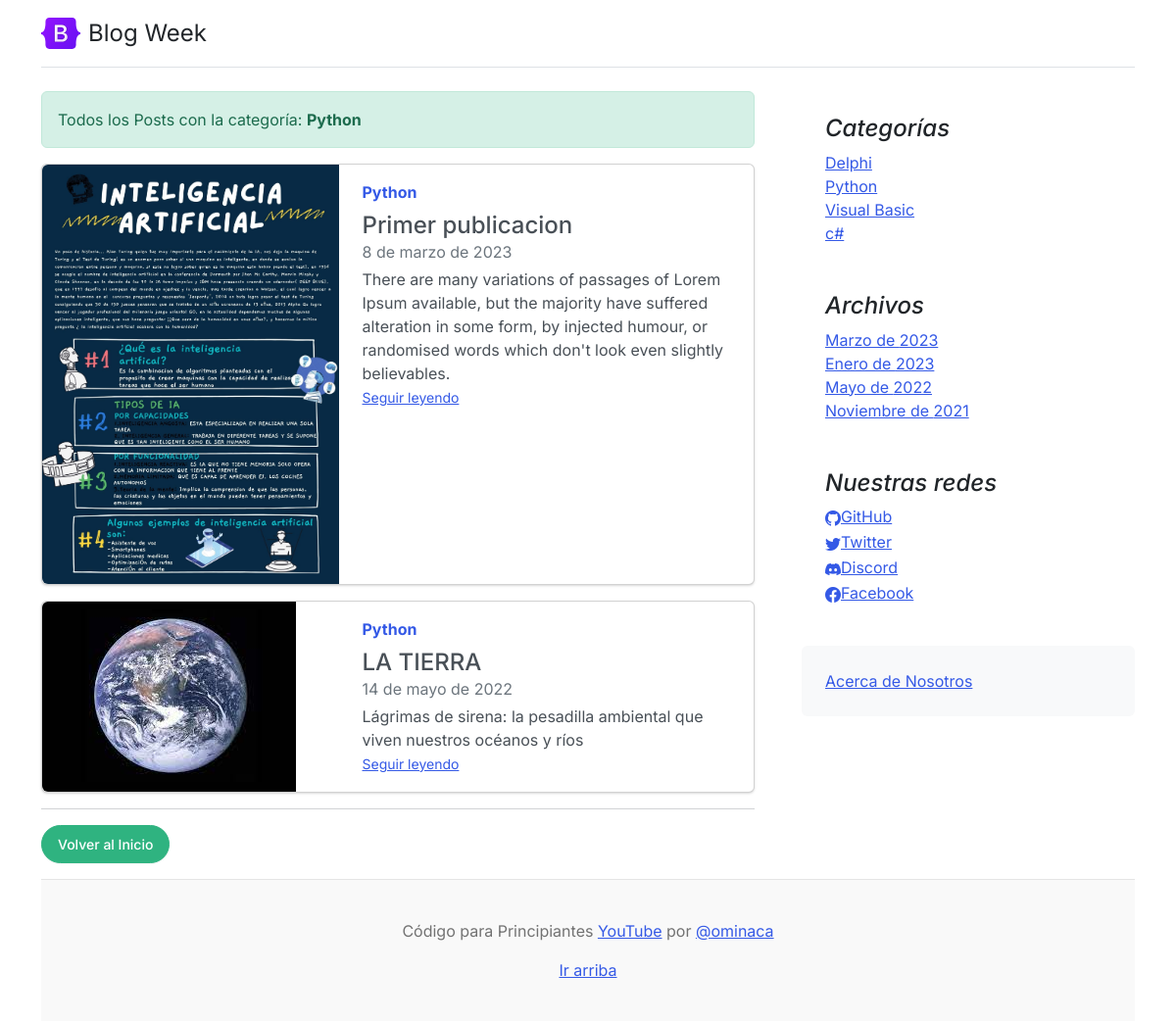
/category/?cat=1, run on the app's committed database.
### core/models.py (models this page shows, shortened)
class Post(models.Model):
    title= models.CharField(max_length=250, verbose_name='Titulo')
    excerpt= models.TextField(verbose_name='Bajada')
    content = RichTextField(verbose_name='Contenido')
    image=models.ImageField(upload_to='posts', null=True, blank=True, verbose_name='Imagen')
    published = models.BooleanField(default=False, verbose_name='Publicado')
    category=models.ForeignKey(Category, on_delete= models.CASCADE, related_name='get_posts', verbose_name='Categoria')
    author=models.ForeignKey(User,on_delete= models.CASCADE, related_name='get_posts', verbose_name='Autor')
    tags= models.ManyToManyField(Tag, verbose_name='Etiquetas')
    created = models.DateField(auto_now_add=True, verbose_name='Fecha de creacion')
    updated = models.DateField(auto_now=True, verbose_name='Fecha de modificacion')
    class Meta:
        verbose_name='Publicacion'
        verbose_name_plural='Publicaciones'
        ordering=['-created']

class Category(models.Model):
    name = models.CharField(max_length=200, unique=True, verbose_name='Nombre')
    active = models.BooleanField(default=True, verbose_name='Activo')
    created = models.DateField(auto_now_add=True, verbose_name='Fecha de creacion')
    updated = models.DateField(auto_now=True, verbose_name='Fecha de modificacion')
    class Meta:
        verbose_name='Categoria'
        verbose_name_plural='Categorias'
        ordering=['name']
    def __str__(self):
        return self.name

class Link(models.Model):
    Key =models.CharField(max_length=100, verbose_name='Key Link')
    name= models.CharField(max_length=120, verbose_name='Red Social')
    url= models.URLField(max_length=350, blank=True, null= True, verbose_name= 'Enlace')
    icon= models.CharField(max_length=100,blank=True, null= True,  verbose_name='Icono')
    created = models.DateField(auto_now_add=True, verbose_name='Fecha de creacion')
    updated = models.DateField(auto_now=True, verbose_name='Fecha de modificacion')
    class Meta:
        verbose_name='Red Social'
        verbose_name_plural='Redes Sociales'
        ordering=['name']

### core/views.py (the view)
# urls.py: path('category/', CategoryListView.as_view(), name='category'),
class CategoryListView(ListView):
    model = Category
    template_name = 'core/category.html'
    def get_queryset(self):
        category_id= self.request.GET['cat']
        if category_id:
            return Post.objects.filter(category=category_id, published=True)
        return super().get_queryset()
    def get_context_data(self,**kwargs):
        context= super(CategoryListView, self).get_context_data(**kwargs)
        context['category']= Category.objects.get(id=self.request.GET['cat'])
        return context

### core/processors.py (called while the page is built)
def ctx_dic_about(request):
    ctx_about={}
    ctx_about['ABOUT']= About.objects.latest('created')
    return ctx_about

def ctx_dic_category(request):
    ctx_category ={}
    ctx_category['categories'] = Category.objects.filter(active=True)
    return ctx_category

def ctx_dic_history(request):
    ctx_history={}
    ctx_history['dates']= Post.objects.dates('created','month', order='DESC').distinct()
    return ctx_history

def ctx_dic_link(request):
    ctx_link={}
    links = Link.objects.all()
    for link in links:
        ctx_link[link.Key] = {'url': link.url,'icon':link.icon}
    return ctx_link

### core/templates/core/category.html
{% extends 'core/base.html'%}
{% load static %}
{% block TodosPost%}
{% for post in post_list %}
   {% if forloop.first %}
   <div class="alert alert-success" role="alert">
     Todos los Posts con la categoría: <strong>{{ category.name }}</strong>
   </div>
   {% endif %}
   <div class="card mb-3">
       <div class="row g-0">
         <div class="col-md-5">
           <img src={{post.image.url}} class="img-fluid rounded-start" alt="...">
         </div>
         <div class="col-md-7">
           <div class="card-body">
             <strong class="d-inline-block mb-2 text-primary">{{post.category}}</strong>
             <h4 class="mb-0">{{post.title}}</h4>
             <div class="mb-1 text-muted">{{ post.created}}</div>
             <p class="card-text mb-auto">{{post.excerpt}}</p>
             <p class="card-text"><small class="text-muted"><a href={% url 'post' post.id %} class="stretched-link">Seguir leyendo</a></small></p>
           </div>
         </div>
       </div>
   </div>
   {% empty %}
   <div class="alert alert-danger" role="alert">
     <strong>No existen Posts con la categoria: {{ category.name }}</strong>
</div>
{% endfor%}
<hr>
{% if request.path != '/' %}
  <div class="my-3">
    <a class="btn btn-success rounded-pill" href={% url 'home' %}>Volver al Inicio</a>
  </div>
{% endif %}
{%endblock%}

### core/templates/core/base.html (shortened to what this page needs)
<!doctype html>
<html lang="es">
<head>
    <link rel="stylesheet" href="https://cdn.jsdelivr.net/npm/bootstrap-icons@1.10.3/font/bootstrap-icons.css">
    {% load static %}
    <link href={% static 'core/css/bootstrap.min.css'%} rel="stylesheet">
    <link href={% static 'core/css/blog.css'%} rel="stylesheet">
</head>
<body>
  <div class="container">
    <header class="d-flex flex-wrap justify-content-center py-3 mb-4 border-bottom">
      <a href="index.html" class="d-flex align-items-center mb-3 mb-md-0 me-md-auto text-dark text-decoration-none">
        <img class="bi me-2" width="40" height="32" src={% static 'core/img/bootstrap-logo.svg'%}>
        <span class="fs-4">Blog Week</span>
      </a>
    </header>
    <main class="mt-2">
      <section class="row g-5">
        <div class="col-md-8">
            {% block TodosPost%} {% endblock %}
        </div>
        <aside class="col-md-4">
          <div class="position-sticky" style="top: 2rem;">
            <div class="p-4">
              <h4 class="fst-italic">Categorías</h4>
              <ol class="list-unstyled mb-0">
                {%for item in categories %}
                <li><a href={% url 'category' %}?cat={{ item.id }}> {{ item.name}}</a></li>
                {% endfor %}
              </ol>
            </div>
            <div class="p-4">
              <h4 class="fst-italic">Archivos</h4>
              <ol class="list-unstyled mb-0">
                {% for item in dates %}
                <li>
                  {% if item.month == 1 %}<a href={% url 'dates' item.month item.year %}>Enero de {{ item.year }}</a>{% endif %}
                  {% if item.month == 3 %}<a href={% url 'dates' item.month item.year %}>Marzo de {{ item.year }}</a>{% endif %}
                  {% if item.month == 5 %}<a href={% url 'dates' item.month item.year %}>Mayo de {{ item.year }}</a>{% endif %}
                  {% if item.month == 11 %}<a href={% url 'dates' item.month item.year %}>Noviembre de {{ item.year }}</a>{% endif %}
                </li>
                {% endfor %}
              </ol>
            </div>
            <div class="p-4">
              <h4 class="fst-italic">Nuestras redes</h4>
              <ol class="list-unstyled">
                {% if LINK_GITHUB.url %}
                <li><a href={{ LINK_GITHUB.url}}><i class ="{{LINK_GITHUB.icon}}"></i>GitHub</a></li>
                {% endif %}
                {% if LINK_TWITTER.url %}
                  <li><a href={{ LINK_TWITTER.url}}><i class ="{{LINK_TWITTER.icon}}"></i>Twitter</a></li>
                {% endif %}
                {% if LINK_DISCORD.url %}
                  <li><a href={{ LINK_DISCORD.url}}><i class ="{{LINK_DISCORD.icon}}"></i>Discord</a></li>
                {% endif %}
                {% if KEY_FACEBOOK.url %}
                  <li><a href={{ KEY_FACEBOOK.url}}><i class ="{{KEY_FACEBOOK.icon}}"></i>Facebook</a></li>
                {% endif %}
              </ol>
            </div>
            <div class="p-4 mb-3 bg-light rounded">
              <a href={% url 'about' %}>Acerca de Nosotros</a>
            </div>
          </div>
        </aside>
      </section>
    </main>
    <footer class="blog-footer">
      <p>Código para Principiantes <a href="https://www.youtube.com/channel/UCojloc55DB6zD6zB7-kTWWQ">YouTube</a> por <a href="https://twitter.com/ominaca">@ominaca</a></p>
      <p>
        <a href="#">Ir arriba</a>
      </p>
    </footer>
  </div>
</body>
</html>

### core/static/core/css/blog.css (style rules this page uses)
.blog-footer { padding: 2.5rem 0; color: #727272; text-align: center; background-color: #f9f9f9; border-top: .05rem solid #e5e5e5; }
.blog-footer p:last-child { margin-bottom: 0; }
.bi { vertical-align: -.125em; fill: currentColor; }

### data on the page
Post: image (picture), category "Python", title "Primer publicacion", created "8 de marzo de 2023", excerpt "There are many variations of passages of Lorem Ipsum available, but the majority have suffered alteration in some form, by injected humour, or randomised words which don't look even slightly believables."
Category: name "Python"
Post: image (picture), category "Python", title "LA TIERRA", created "14 de mayo de 2022", excerpt "Lágrimas de sirena: la pesadilla ambiental que viven nuestros océanos y ríos"
Category: name "Delphi"
Category: name "Visual Basic"
Category: name "c#"

### other printed values
{{ item.year }} "2023"
{{ item.year }} "2022"
{{ item.year }} "2021"
